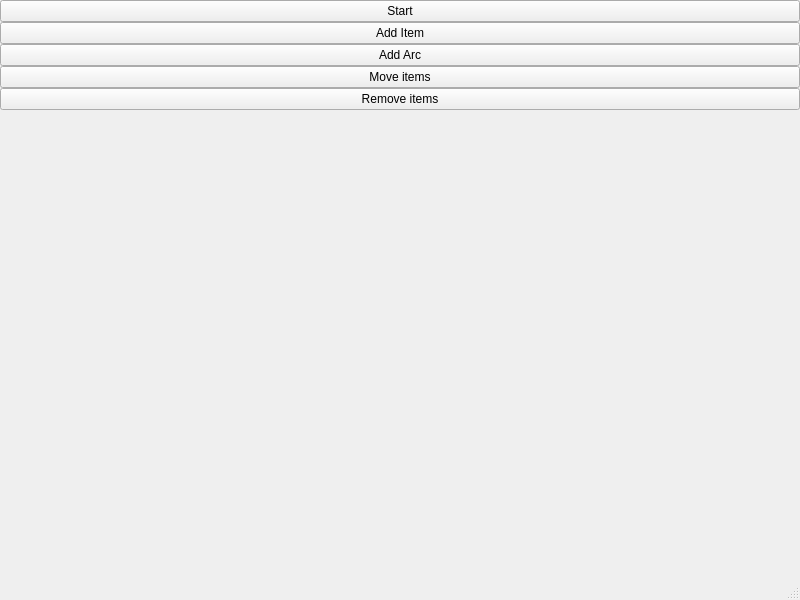
<?xml version="1.0" encoding="UTF-8"?>
<ui version="4.0">
 <class>MainWindow</class>
 <widget class="QMainWindow" name="MainWindow">
  <property name="geometry">
   <rect>
    <x>0</x>
    <y>0</y>
    <width>800</width>
    <height>600</height>
   </rect>
  </property>
  <property name="windowTitle">
   <string>MainWindow</string>
  </property>
  <widget class="QWidget" name="centralwidget">
   <layout class="QVBoxLayout" name="verticalLayout">
    <property name="spacing">
     <number>0</number>
    </property>
    <property name="leftMargin">
     <number>0</number>
    </property>
    <property name="topMargin">
     <number>0</number>
    </property>
    <property name="rightMargin">
     <number>0</number>
    </property>
    <property name="bottomMargin">
     <number>0</number>
    </property>
    <item>
     <widget class="QPushButton" name="pushButton_3">
      <property name="text">
       <string>Start</string>
      </property>
     </widget>
    </item>
    <item>
     <widget class="QPushButton" name="pushButton_2">
      <property name="text">
       <string>Add Item</string>
      </property>
     </widget>
    </item>
    <item>
     <widget class="QPushButton" name="pushButton">
      <property name="text">
       <string>Add Arc</string>
      </property>
     </widget>
    </item>
    <item>
     <widget class="QPushButton" name="pushButton_4">
      <property name="text">
       <string>Move items</string>
      </property>
     </widget>
    </item>
    <item>
     <widget class="QPushButton" name="pushButton_5">
      <property name="text">
       <string>Remove items</string>
      </property>
     </widget>
    </item>
    <item>
     <widget class="QWidget" name="w_widget" native="true">
      <layout class="QHBoxLayout" name="horizontalLayout">
       <property name="spacing">
        <number>0</number>
       </property>
       <property name="leftMargin">
        <number>0</number>
       </property>
       <property name="topMargin">
        <number>0</number>
       </property>
       <property name="rightMargin">
        <number>0</number>
       </property>
       <property name="bottomMargin">
        <number>0</number>
       </property>
       <item>
        <layout class="QVBoxLayout" name="verticalLayout_2">
         <property name="spacing">
          <number>0</number>
         </property>
        </layout>
       </item>
      </layout>
     </widget>
    </item>
   </layout>
  </widget>
  <widget class="QMenuBar" name="menubar">
   <property name="geometry">
    <rect>
     <x>0</x>
     <y>0</y>
     <width>800</width>
     <height>25</height>
    </rect>
   </property>
  </widget>
  <widget class="QStatusBar" name="statusbar"/>
 </widget>
 <resources/>
 <connections/>
</ui>
